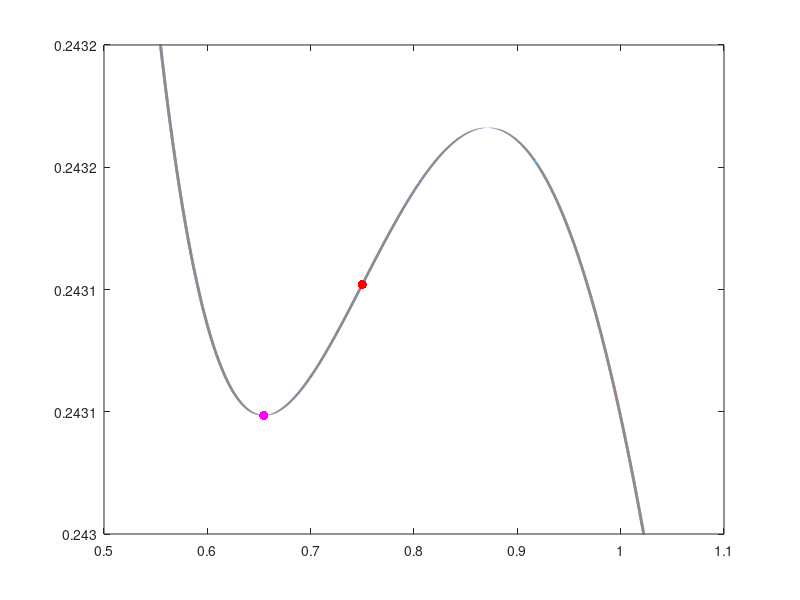
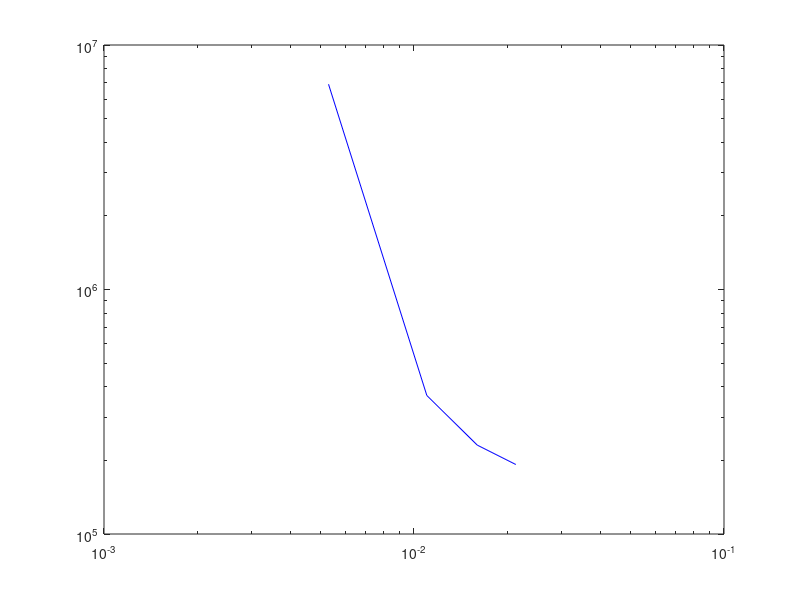

These charts were generated, in order, by the following MATLAB code:

% activation model

clear
close all
clc

%% Kohler parameters


A = (1.4*1e-3); % in micro meters
B = (3.5*1e-4);

k = 1.28; %non dim

RHeq = @(x) 1 + A./x - B./(x.^(3));

%% Critical radius and supersaturation

r2_crit = 3*B/A;

s_crit = RHeq(sqrt(r2_crit));

rm = B/A;

%% model parameters (micrometers)


N = 1e-9; % 1e-9 per micon^3 = 1e3 per cm3

A1 = 6*1e-10;
A2 = 3.5*1e20;
A3 = 50;
rhow = 1e-15;

alpha2 = 4*pi*rhow*A2*A3*N;
D = A3;


%% Noise intensity and vertical velocity

w = 0.196*1e6; % micron per second
s = 0.4*w; 

%% Seq

Seq = A1*w/(alpha2*sqrt(rm));


disp(strcat('Critical S:',num2str(100*(s_crit-1))))
disp(strcat('Equilibrium S:',num2str(100*Seq)))
disp(strcat('Critical r2:',num2str(r2_crit)))
disp(strcat('Steady r2:',num2str(rm)))

epsilon = A1*s/(alpha2*sqrt(rm));


%% vector field

v = @(x) 2*D*(Seq + 1 - RHeq(sqrt(x)));
V = @(x) 2*D*(Seq*x - 2*A*sqrt(x) - 2*B*x.^(-1/2));
vp = @(x) D*(A.^(-3/2)-3*B*x.^(-5/2));

%%

x = [0.001:1e-6:10];

vx = v(x);
Vx = (x(2)-x(1))*cumsum(vx);

eq1 = fzero(v,0.6);


%% Check potential is well calculated

figure
plot(x,-V(x),'LineWidth',2)
hold on
plot(x,-Vx+2.222893283326720,'--','LineWidth',2)
plot(r2_crit,-V(r2_crit),'.','Color','red','MarkerSize',20)
plot(eq1,-V(eq1),'.','Color','magenta','MarkerSize',20)

axis([0.5 1.1 0.243 0.2432])

%%

tact = @(s) (2*pi/sqrt(abs(vp(r2_crit))*vp(eq1)))*exp(2*(V(r2_crit)-V(eq1))./(s.^2));

noises = [0.0053,0.011,0.016,0.0213];

figure
loglog(noises,1./tact(noises),'color','blue')








